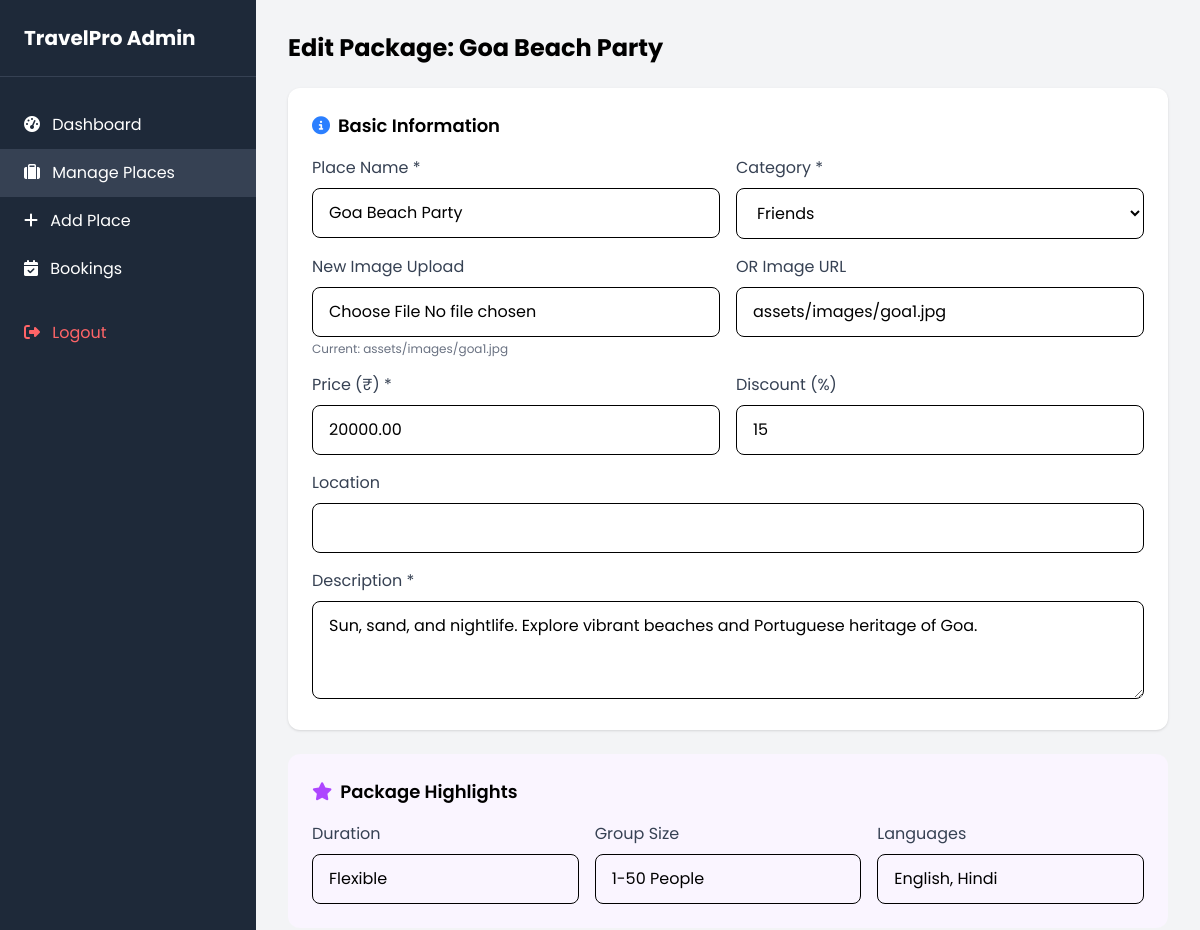
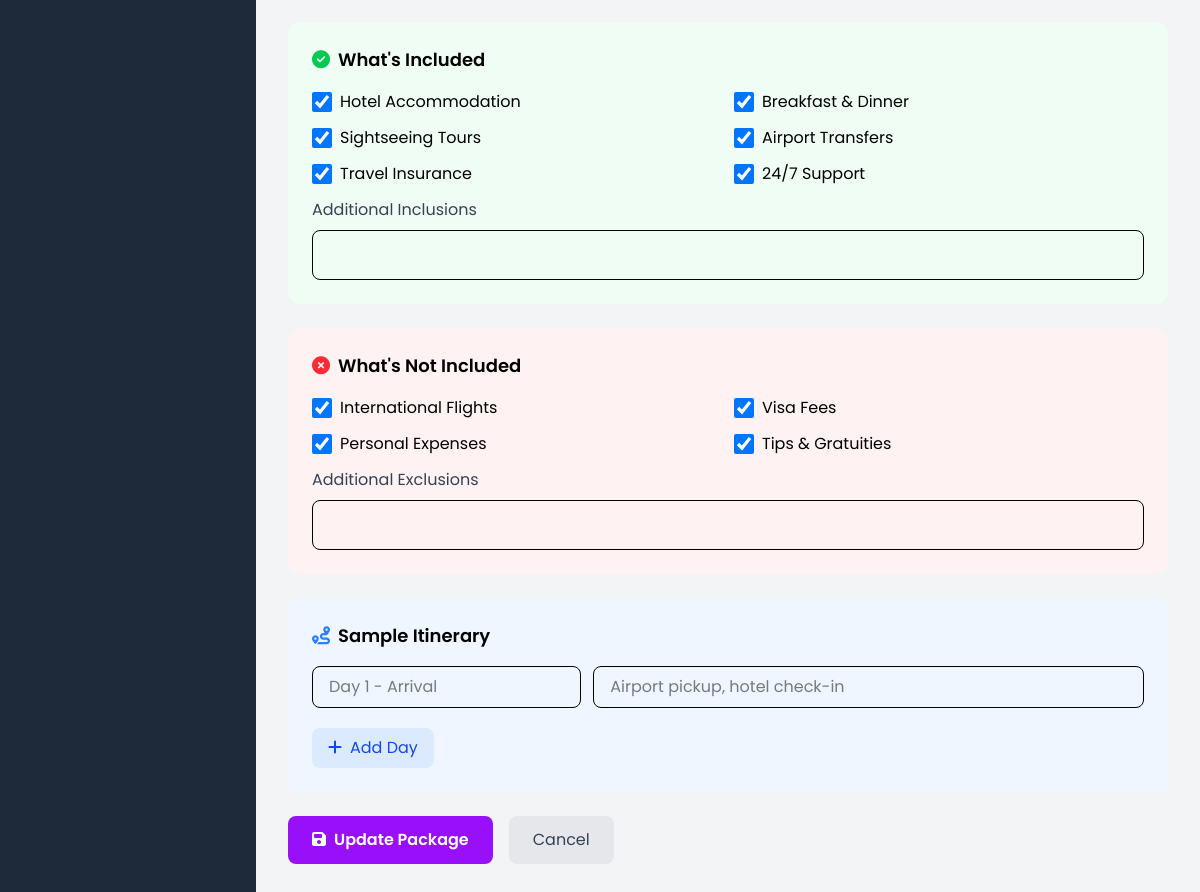
The page /admin/edit_place.php?id=4 (signed in) on the database its author committed (2 pictures, top to bottom).
### tables this page shows
CREATE TABLE places (
    id INT AUTO_INCREMENT PRIMARY KEY,
    name VARCHAR(255) NOT NULL,
    image_path VARCHAR(255) NOT NULL,
    image2_path VARCHAR(255) NULL,
    image3_path VARCHAR(255) NULL,
    price DECIMAL(10, 2) NOT NULL,
    category VARCHAR(50) DEFAULT 'General',
    discount_percent INT DEFAULT 0,
    description TEXT NOT NULL,
    location VARCHAR(255),
     
    duration VARCHAR(100) DEFAULT 'Flexible',
    group_size VARCHAR(100) DEFAULT '1-50 People',
    languages VARCHAR(100) DEFAULT 'English, Hindi',
     
    inc_hotel TINYINT(1) DEFAULT 1,
    inc_meals TINYINT(1) DEFAULT 1,
    inc_tours TINYINT(1) DEFAULT 1,
    inc_transfers TINYINT(1) DEFAULT 1,
    inc_insurance TINYINT(1) DEFAULT 1,
    inc_support TINYINT(1) DEFAULT 1,
    inc_custom TEXT,
     
    exc_flights TINYINT(1) DEFAULT 1,
    exc_visa TINYINT(1) DEFAULT 1,
    exc_personal TINYINT(1) DEFAULT 1,
    exc_tips TINYINT(1) DEFAULT 1,
    exc_custom TEXT,
     
    itinerary TEXT,
    created_at TIMESTAMP DEFAULT CURRENT_TIMESTAMP
);

### admin/edit_place.php (the view, shortened to what this page needs)
<?php
include '../config/db.php';
$id = $_GET['id'] ?? null;
$sql = "SELECT * FROM places WHERE id = ?";
$stmt = $conn->prepare($sql);
$stmt->bind_param("i", $id);
$stmt->execute();
$result = $stmt->get_result();
$place = $result->fetch_assoc();
$itinerary = json_decode($place['itinerary'] ?? '[]', true) ?: [];
?>
<!DOCTYPE html>
<html lang="en">
<head>
    <script src="https://cdn.jsdelivr.net/npm/@tailwindcss/browser@4"></script>
    <link rel="stylesheet" href="https://cdnjs.cloudflare.com/ajax/libs/font-awesome/6.4.0/css/all.min.css">
    <link rel="stylesheet" href="../assets/css/style.css">
</head>
<body class="bg-gray-100">
    <div class="flex min-h-screen">
        <aside class="w-64 bg-gray-800 text-white fixed h-full">
            <div class="p-6 border-b border-gray-700">
                <h1 class="text-xl font-bold">TravelPro Admin</h1>
            </div>
            <nav class="mt-6">
                <a href="dashboard.php" class="block px-6 py-3 hover:bg-gray-700"><i class="fas fa-tachometer-alt mr-2"></i> Dashboard</a>
                <a href="manage_places.php" class="block px-6 py-3 bg-gray-700"><i class="fas fa-suitcase mr-2"></i> Manage Places</a>
                <a href="add_place.php" class="block px-6 py-3 hover:bg-gray-700"><i class="fas fa-plus mr-2"></i> Add Place</a>
                <a href="manage_bookings.php" class="block px-6 py-3 hover:bg-gray-700"><i class="fas fa-calendar-check mr-2"></i> Bookings</a>
                <a href="logout.php" class="block px-6 py-3 text-red-400 hover:bg-gray-700 mt-4"><i class="fas fa-sign-out-alt mr-2"></i> Logout</a>
            </nav>
        </aside>
        <div class="ml-64 flex-1 p-8">
            <h1 class="text-2xl font-bold mb-6">Edit Package: <?php echo htmlspecialchars($place['name']); ?></h1>
            <form method="POST" enctype="multipart/form-data" class="max-w-4xl">
                <div class="bg-white p-6 rounded-xl shadow mb-6">
                    <h3 class="text-lg font-semibold mb-4"><i class="fas fa-info-circle mr-2 text-blue-500"></i>Basic Information</h3>
                    <div class="grid md:grid-cols-2 gap-4">
                        <div>
                            <label class="block text-gray-700 mb-2">Place Name *</label>
                            <input type="text" name="name" value="<?php echo htmlspecialchars($place['name']); ?>" class="w-full px-4 py-3 border rounded-lg" required>
                        </div>
                        <div>
                            <label class="block text-gray-700 mb-2">Category *</label>
                            <select name="category" class="w-full px-4 py-3 border rounded-lg">
                                <option value="Friends" <?php echo $place['category'] == 'Friends' ? 'selected' : ''; ?>>Friends</option>
                            </select>
                        </div>
                        <div>
                            <label class="block text-gray-700 mb-2">New Image Upload</label>
                            <input type="file" name="image" class="w-full px-4 py-3 border rounded-lg">
                            <p class="text-xs text-gray-500 mt-1">Current: <?php echo htmlspecialchars($place['image_path']); ?></p>
                        </div>
                        <div>
                            <label class="block text-gray-700 mb-2">OR Image URL</label>
                            <input type="url" name="image_url" value="<?php echo htmlspecialchars($place['image_path']); ?>" class="w-full px-4 py-3 border rounded-lg">
                        </div>
                        <div>
                            <label class="block text-gray-700 mb-2">Price (₹) *</label>
                            <input type="number" name="price" value="<?php echo $place['price']; ?>" class="w-full px-4 py-3 border rounded-lg" required>
                        </div>
                        <div>
                            <label class="block text-gray-700 mb-2">Discount (%)</label>
                            <input type="number" name="discount" value="<?php echo $place['discount_percent']; ?>" class="w-full px-4 py-3 border rounded-lg" min="0" max="100">
                        </div>
                        <div class="md:col-span-2">
                            <label class="block text-gray-700 mb-2">Location</label>
                            <input type="text" name="location" value="<?php echo htmlspecialchars($place['location'] ?? ''); ?>" class="w-full px-4 py-3 border rounded-lg">
                        </div>
                        <div class="md:col-span-2">
                            <label class="block text-gray-700 mb-2">Description *</label>
                            <textarea name="description" rows="3" class="w-full px-4 py-3 border rounded-lg" required><?php echo htmlspecialchars($place['description']); ?></textarea>
                        </div>
                    </div>
                </div>
                <div class="bg-purple-50 p-6 rounded-xl mb-6">
                    <h3 class="text-lg font-semibold mb-4"><i class="fas fa-star mr-2 text-purple-500"></i>Package Highlights</h3>
                    <div class="grid md:grid-cols-3 gap-4">
                        <div>
                            <label class="block text-gray-700 mb-2">Duration</label>
                            <input type="text" name="duration" value="<?php echo htmlspecialchars($place['duration'] ?? ''); ?>" class="w-full px-4 py-3 border rounded-lg">
                        </div>
                        <div>
                            <label class="block text-gray-700 mb-2">Group Size</label>
                            <input type="text" name="group_size" value="<?php echo htmlspecialchars($place['group_size'] ?? ''); ?>" class="w-full px-4 py-3 border rounded-lg">
                        </div>
                        <div>
                            <label class="block text-gray-700 mb-2">Languages</label>
                            <input type="text" name="languages" value="<?php echo htmlspecialchars($place['languages'] ?? ''); ?>" class="w-full px-4 py-3 border rounded-lg">
                        </div>
                    </div>
                </div>
                <div class="bg-green-50 p-6 rounded-xl mb-6">
                    <h3 class="text-lg font-semibold mb-4"><i class="fas fa-check-circle mr-2 text-green-500"></i>What's Included</h3>
                    <div class="grid md:grid-cols-2 gap-3">
                        <label class="flex items-center gap-2 cursor-pointer">
                            <input type="checkbox" name="inc_hotel" class="w-5 h-5" <?php echo $place['inc_hotel'] ? 'checked' : ''; ?>> Hotel Accommodation
                        </label>
                        <label class="flex items-center gap-2 cursor-pointer">
                            <input type="checkbox" name="inc_meals" class="w-5 h-5" <?php echo $place['inc_meals'] ? 'checked' : ''; ?>> Breakfast & Dinner
                        </label>
                        <label class="flex items-center gap-2 cursor-pointer">
                            <input type="checkbox" name="inc_tours" class="w-5 h-5" <?php echo $place['inc_tours'] ? 'checked' : ''; ?>> Sightseeing Tours
                        </label>
                        <label class="flex items-center gap-2 cursor-pointer">
                            <input type="checkbox" name="inc_transfers" class="w-5 h-5" <?php echo $place['inc_transfers'] ? 'checked' : ''; ?>> Airport Transfers
                        </label>
                        <label class="flex items-center gap-2 cursor-pointer">
                            <input type="checkbox" name="inc_insurance" class="w-5 h-5" <?php echo $place['inc_insurance'] ? 'checked' : ''; ?>> Travel Insurance
                        </label>
                        <label class="flex items-center gap-2 cursor-pointer">
                            <input type="checkbox" name="inc_support" class="w-5 h-5" <?php echo $place['inc_support'] ? 'checked' : ''; ?>> 24/7 Support
                        </label>
                    </div>
                    <div class="mt-3">
                        <label class="block text-gray-700 mb-2">Additional Inclusions</label>
                        <input type="text" name="inc_custom" value="<?php echo htmlspecialchars($place['inc_custom'] ?? ''); ?>" class="w-full px-4 py-3 border rounded-lg">
                    </div>
                </div>
                <div class="bg-red-50 p-6 rounded-xl mb-6">
                    <h3 class="text-lg font-semibold mb-4"><i class="fas fa-times-circle mr-2 text-red-500"></i>What's Not Included</h3>
                    <div class="grid md:grid-cols-2 gap-3">
                        <label class="flex items-center gap-2 cursor-pointer">
                            <input type="checkbox" name="exc_flights" class="w-5 h-5" <?php echo $place['exc_flights'] ? 'checked' : ''; ?>> International Flights
                        </label>
                        <label class="flex items-center gap-2 cursor-pointer">
                            <input type="checkbox" name="exc_visa" class="w-5 h-5" <?php echo $place['exc_visa'] ? 'checked' : ''; ?>> Visa Fees
                        </label>
                        <label class="flex items-center gap-2 cursor-pointer">
                            <input type="checkbox" name="exc_personal" class="w-5 h-5" <?php echo $place['exc_personal'] ? 'checked' : ''; ?>> Personal Expenses
                        </label>
                        <label class="flex items-center gap-2 cursor-pointer">
                            <input type="checkbox" name="exc_tips" class="w-5 h-5" <?php echo $place['exc_tips'] ? 'checked' : ''; ?>> Tips & Gratuities
                        </label>
                    </div>
                    <div class="mt-3">
                        <label class="block text-gray-700 mb-2">Additional Exclusions</label>
                        <input type="text" name="exc_custom" value="<?php echo htmlspecialchars($place['exc_custom'] ?? ''); ?>" class="w-full px-4 py-3 border rounded-lg">
                    </div>
                </div>
                <div class="bg-blue-50 p-6 rounded-xl mb-6">
                    <h3 class="text-lg font-semibold mb-4"><i class="fas fa-route mr-2 text-blue-500"></i>Sample Itinerary</h3>
                    <div id="itineraryContainer">
                        <?php if (count($itinerary) > 0): ?>
                            <?php foreach ($itinerary as $i => $day): ?>
                            <div class="itinerary-day mb-3 grid grid-cols-12 gap-3">
                                <input type="text" name="itin_title[]" value="<?php echo htmlspecialchars($day['title']); ?>" class="col-span-4 px-4 py-2 border rounded-lg">
                                <input type="text" name="itin_desc[]" value="<?php echo htmlspecialchars($day['description']); ?>" class="col-span-7 px-4 py-2 border rounded-lg">
                                <button type="button" onclick="this.parentElement.remove()" class="col-span-1 px-3 py-2 bg-red-100 text-red-600 rounded-lg hover:bg-red-200"><i class="fas fa-trash"></i></button>
                            </div>
                            <?php endforeach; ?>
                        <?php else: ?>
                            <div class="itinerary-day mb-3 grid grid-cols-12 gap-3">
                                <input type="text" name="itin_title[]" class="col-span-4 px-4 py-2 border rounded-lg" placeholder="Day 1 - Arrival">
                                <input type="text" name="itin_desc[]" class="col-span-8 px-4 py-2 border rounded-lg" placeholder="Airport pickup, hotel check-in">
                            </div>
                        <?php endif; ?>
                    </div>
                    <button type="button" onclick="addItineraryRow()" class="mt-2 px-4 py-2 bg-blue-100 text-blue-700 rounded-lg hover:bg-blue-200">
                        <i class="fas fa-plus mr-2"></i>Add Day
                    </button>
                </div>
                <div class="flex gap-4">
                    <button type="submit" class="px-6 py-3 bg-purple-600 text-white rounded-lg hover:bg-purple-700 font-semibold">
                        <i class="fas fa-save mr-2"></i>Update Package
                    </button>
                    <a href="manage_places.php" class="px-6 py-3 bg-gray-200 text-gray-700 rounded-lg hover:bg-gray-300">Cancel</a>
                </div>
            </form>
        </div>
    </div>
</body>
</html>

### asset/css/style.css (style rules this page uses)
* { font-family: 'Poppins', sans-serif; }

### rows shown on the page
places: name "Goa Beach Party", category "Friends", image_path "assets/images/goa1.jpg", image_url "assets/images/goa1.jpg", price "20000.00", discount "15", description "Sun, sand, and nightlife. Explore vibrant beaches and Portuguese heritage of Goa.", duration "Flexible", group_size "1-50 People", languages "English, Hindi", inc_hotel "☑", inc_meals "☑", inc_tours "☑", inc_transfers "☑", inc_insurance "☑", inc_support "☑", exc_flights "☑", exc_visa "☑", exc_personal "☑", exc_tips "☑"
